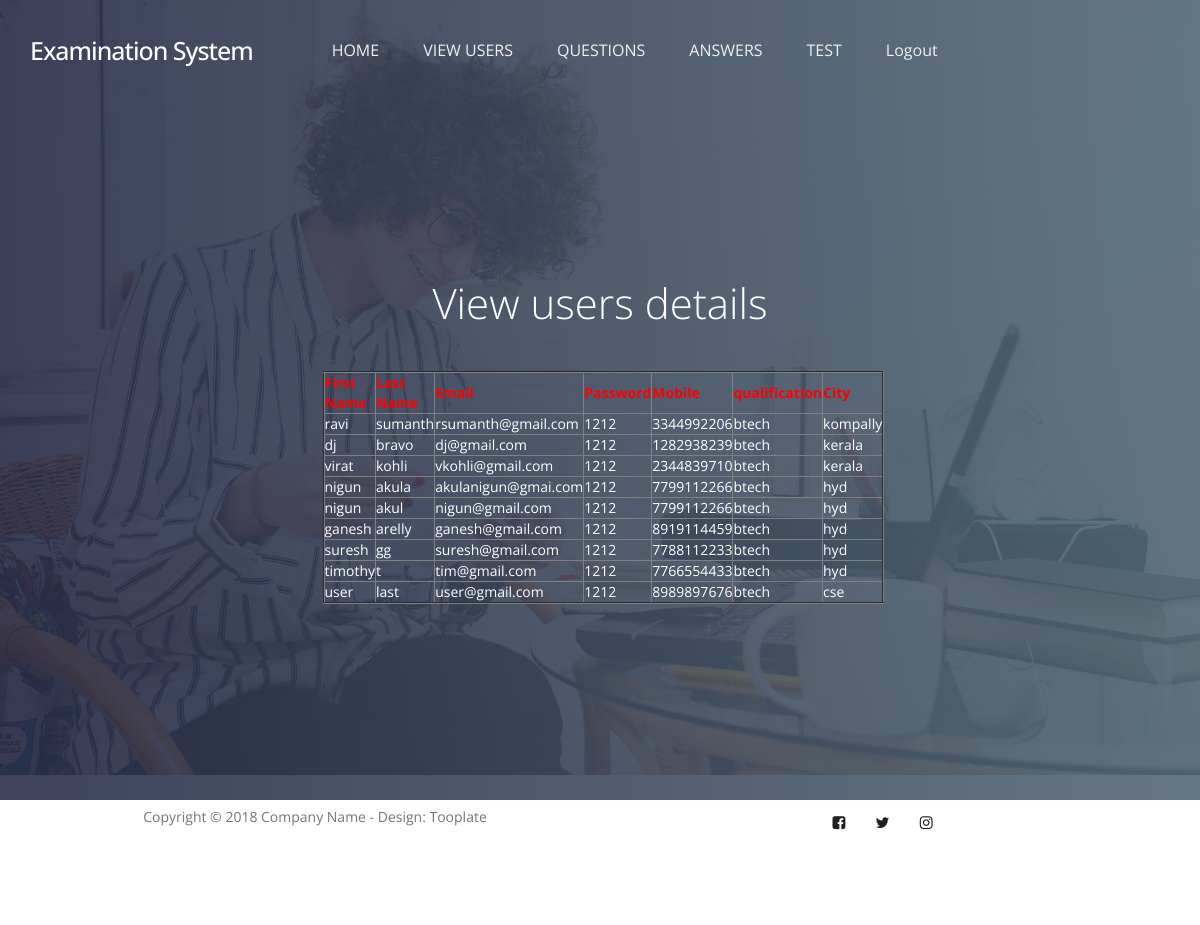
The page /usersdata/ on the database its author committed.
### user/models.py (models this page shows, shortened)
class user(models.Model):
    firstname = models.CharField(max_length=50)
    lastname = models.CharField(max_length=50)
    email = models.EmailField()
    passwd = models.CharField(max_length=40)
    mobileno = models.CharField(max_length=50, default="", editable=True)
    qualification = models.CharField(max_length=40)
    city = models.CharField(max_length=50)
    status = models.CharField(max_length=40,default="", editable=True)
    class Meta:
        db_table='userregister'

### examination/views.py (the view)
# urls.py: path('usersdata/', examination.usersdata, name='usersdata'),
def usersdata(request):
    object = user.objects.all()
    return render(request,"examination/userdata.html",{"object":object})

### assets/templates/examination/userdata.html
{% extends 'examinationbase.html' %}
{% load static %}
{% block contents %}
<section id="home" data-stellar-background-ratio="0.5">
          <div class="overlay"></div>
          <div class="container">
               <div class="row">
                    <div class="col-md-offset-3 col-md-6 col-sm-12">
                         <div class="home-info">
                              <h1 style="color:white">View users details </h1>
                            <center><table border="2px solid blue" align="center">
                                  <tr><th style="color:red">First Name</th>
                                    <th style="color:red">Last Name</th>
                                    <th style="color:red">Email</th>
                                    <th style="color:red">Password</th>
                                    <th style="color:red">Mobile</th>
                                    <th style="color:red">qualification</th>
                                    <th style="color:red">City</th>
                                  </tr>
                              {% for x in object %}
                                  <tr style="color:white">
                                    <td>{{x.firstname}}</td>
                                    <td>{{x.lastname}}</td>
                                    <td>{{x.email}}</td>
                                    <td>{{x.passwd}}</td>
                                    <td>{{x.mobileno}}</td>
                                    <td>{{x.qualification}}</td>
                                    <td>{{x.city}}</td>
                                     </tr>
                                    {% endfor %}
                            </table></center>
                         </div>
                    </div>
               </div>
          </div>
     </section>
{% endblock %}

### assets/templates/examinationbase.html (shortened to what this page needs)
{% load static %}
<!DOCTYPE html>
<html lang="en">
<head>
     <link rel="stylesheet" href="{% static 'css/bootstrap.min.css' %}">
     <link rel="stylesheet" href="{% static 'css/owl.carousel.css' %}">
     <link rel="stylesheet" href="{% static 'css/owl.theme.default.min.css' %}">
     <link rel="stylesheet" href="{% static 'css/font-awesome.min.css' %}">
     <link rel="stylesheet" href="{% static 'css/tooplate-style.css' %}">
</head>
<body>
     <section class="navbar custom-navbar navbar-fixed-top" role="navigation">
          <div class="container">
               <div class="navbar-header">
                    <a href="{% url 'index' %}" class="navbar-brand">Examination System </a>
               </div>
               <div class="collapse navbar-collapse">
                    <ul class="nav navbar-nav">
                         <li><a href="{% url 'index' %}" class="smoothScroll">HOME</a></li>
                         <li><a href="{% url 'usersdata' %}" class="smoothScroll">VIEW USERS</a></li>
                         <li><a href="{% url 'examquestions' %}" class="smoothScroll">QUESTIONS</a></li>
                         <li><a href="{% url 'qanswers' %}" class="smoothScroll">ANSWERS</a></li>
                         <li><a href="{% url 'userresult' %}" class="smoothScroll">TEST</a></li>
                         <li><a href="{% url 'adminlogin' %}"s class="smoothScroll">Logout</a></li>
                    </ul>
               </div>
          </div>
     </section>
{% block contents %}{% endblock %}
     <footer id="footer" data-stellar-background-ratio="0.5">
          <div class="container">
               <div class="row">
                    <div class="copyright-text col-md-12 col-sm-12">
                         <div class="col-md-6 col-sm-6">
                              <p>Copyright &copy; 2018 Company Name - Design: Tooplate</p>
                         </div>
                         <div class="col-md-6 col-sm-6">
                              <ul class="social-icon">
                                   <li><a href="#" class="fa fa-facebook-square" attr="facebook icon"></a></li>
                                   <li><a href="#" class="fa fa-twitter"></a></li>
                                   <li><a href="#" class="fa fa-instagram"></a></li>
                              </ul>
                         </div>
                    </div>
               </div>
          </div>
     </footer>
</body>
</html>

### assets/static/css/tooplate-style.css (style rules this page uses)
body { font-family: 'Open Sans', sans-serif; overflow-x: hidden; background: #f9f9f9; }
h1,h2,h3,h4,h5,h6 { font-weight: 300; line-height: normal; }
h1 { font-size: 3em; }
p { color: #757575; font-size: 14px; font-weight: normal; line-height: 24px; }
html { -webkit-font-smoothing: antialiased; }
a { color: #202020; text-decoration: none !important; }
a, input, button, .form-control { -webkit-transition: 0.5s; transition: 0.5s; }
section { position: relative; padding: 100px 0; }
#contact, footer { background: #ffffff; text-align: center; }
.overlay { background: #536976; background: -webkit-linear-gradient(to right, #292E49, #536976); background: linear-gradient(to right, #292E49, #536976); opacity: 0.9; position: absolute; top: 0; right: 0; bottom: 0; left: 0; width: 100%; height: 100%; }
.custom-navbar { border: none; margin-bottom: 0; padding: 25px 0; }
.custom-navbar .navbar-brand { color: #ffffff; font-size: 25px; font-weight: 500; letter-spacing: -1px; }
.custom-navbar .navbar-nav { margin-left: 6em; }
.custom-navbar .nav li a { font-size: 16px; font-weight: normal; color: #f0f0f0; padding-right: 22px; padding-left: 22px; }
@media (min-width:768px) { .custom-navbar { border-bottom: 0; background: 0 0; } }
#home { background: url('../images/home-bg.jpg') no-repeat center center; background-size: cover; vertical-align: middle; display: -webkit-box; display: -webkit-flex; display: -ms-flexbox; display: flex; -webkit-box-align: center; -webkit-align-items: center; -ms-flex-align: center; align-items: center; min-height: 100vh; position: relative; padding-top: 12em; text-align: center; }
#home h1 { color: #ffffff; margin-top: 10px; margin-bottom: 40px; }
.home-info { margin-top: 7em; }
footer { padding-bottom: 80px; }
.copyright-text p { margin: 5px; }
.social-icon { position: relative; padding: 0; margin: 0; }
.social-icon li { display: inline-block; list-style: none; }
.social-icon li a { border-radius: 50px; color: #202020; font-size: 15px; width: 35px; height: 35px; line-height: 35px; text-decoration: none; text-align: center; position: relative; margin: 5px 5px 5px 0; }
@media only screen and (max-width: 1200px) { .custom-navbar .navbar-nav { margin-left: 3em; } }
@media only screen and (max-width: 1200px) { .home-info { margin-top: 0; } }

### rows shown on the page
user: firstname "ravi", lastname "sumanth", email "rsumanth@gmail.com", passwd "1212", mobileno "3344992206", qualification "btech", city "kompally"
user: firstname "dj", lastname "bravo", email "dj@gmail.com", passwd "1212", mobileno "1282938239", qualification "btech", city "kerala"
user: firstname "virat", lastname "kohli", email "vkohli@gmail.com", passwd "1212", mobileno "2344839710", qualification "btech", city "kerala"
user: firstname "nigun", lastname "akula", email "akulanigun@gmai.com", passwd "1212", mobileno "7799112266", qualification "btech", city "hyd"
user: firstname "nigun", lastname "akul", email "nigun@gmail.com", passwd "1212", mobileno "7799112266", qualification "btech", city "hyd"
user: firstname "ganesh", lastname "arelly", email "ganesh@gmail.com", passwd "1212", mobileno "8919114459", qualification "btech", city "hyd"
user: firstname "suresh", lastname "gg", email "suresh@gmail.com", passwd "1212", mobileno "7788112233", qualification "btech", city "hyd"
user: firstname "timothy", lastname "t", email "tim@gmail.com", passwd "1212", mobileno "7766554433", qualification "btech", city "hyd"
user: firstname "user", lastname "last", email "user@gmail.com", passwd "1212", mobileno "8989897676", qualification "btech", city "cse"
